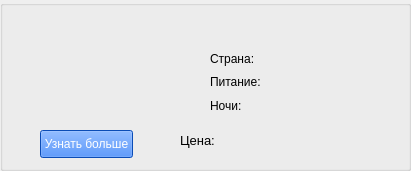
   <widget class="QGroupBox" name="groupBox_15">
    <property name="geometry">
     <rect>
      <x>0</x>
      <y>390</y>
      <width>411</width>
      <height>171</height>
     </rect>
    </property>
    <property name="title">
     <string/>
    </property>
    <widget class="QLabel" name="picture_18">
     <property name="geometry">
      <rect>
       <x>20</x>
       <y>20</y>
       <width>131</width>
       <height>101</height>
      </rect>
     </property>
     <property name="text">
      <string/>
     </property>
    </widget>
    <widget class="QLabel" name="name_18">
     <property name="geometry">
      <rect>
       <x>160</x>
       <y>10</y>
       <width>231</width>
       <height>31</height>
      </rect>
     </property>
     <property name="font">
      <font>
       <family>Segoe Print</family>
       <pointsize>14</pointsize>
       <underline>true</underline>
      </font>
     </property>
     <property name="text">
      <string/>
     </property>
    </widget>
    <widget class="QPushButton" name="pushButton_19">
     <property name="geometry">
      <rect>
       <x>40</x>
       <y>130</y>
       <width>93</width>
       <height>28</height>
      </rect>
     </property>
     <property name="styleSheet">
      <string notr="true">color: white;
background-color:rgb(15, 107, 255)</string>
     </property>
     <property name="text">
      <string>Узнать больше</string>
     </property>
    </widget>
    <widget class="QLabel" name="country_18">
     <property name="geometry">
      <rect>
       <x>270</x>
       <y>50</y>
       <width>121</width>
       <height>16</height>
      </rect>
     </property>
     <property name="text">
      <string/>
     </property>
    </widget>
    <widget class="QLabel" name="meals_18">
     <property name="geometry">
      <rect>
       <x>270</x>
       <y>70</y>
       <width>121</width>
       <height>20</height>
      </rect>
     </property>
     <property name="text">
      <string/>
     </property>
    </widget>
    <widget class="QLabel" name="label_71">
     <property name="geometry">
      <rect>
       <x>180</x>
       <y>120</y>
       <width>51</width>
       <height>41</height>
      </rect>
     </property>
     <property name="font">
      <font>
       <pointsize>10</pointsize>
      </font>
     </property>
     <property name="text">
      <string>Цена:</string>
     </property>
     <property name="textFormat">
      <enum>Qt::AutoText</enum>
     </property>
    </widget>
    <widget class="QLabel" name="nights_18">
     <property name="geometry">
      <rect>
       <x>270</x>
       <y>96</y>
       <width>121</width>
       <height>20</height>
      </rect>
     </property>
     <property name="text">
      <string/>
     </property>
    </widget>
    <widget class="QLabel" name="price_18">
     <property name="geometry">
      <rect>
       <x>260</x>
       <y>110</y>
       <width>111</width>
       <height>41</height>
      </rect>
     </property>
     <property name="font">
      <font>
       <family>Segoe Print</family>
       <pointsize>18</pointsize>
      </font>
     </property>
     <property name="text">
      <string/>
     </property>
    </widget>
    <widget class="QWidget" name="layoutWidget_15">
     <property name="geometry">
      <rect>
       <x>210</x>
       <y>50</y>
       <width>56</width>
       <height>64</height>
      </rect>
     </property>
     <layout class="QVBoxLayout" name="verticalLayout_17">
      <item>
       <widget class="QLabel" name="label_72">
        <property name="text">
         <string>Страна:</string>
        </property>
       </widget>
      </item>
      <item>
       <widget class="QLabel" name="label_73">
        <property name="text">
         <string>Питание:</string>
        </property>
       </widget>
      </item>
      <item>
       <widget class="QLabel" name="label_74">
        <property name="text">
         <string>Ночи:</string>
        </property>
       </widget>
      </item>
     </layout>
    </widget>
   </widget>
